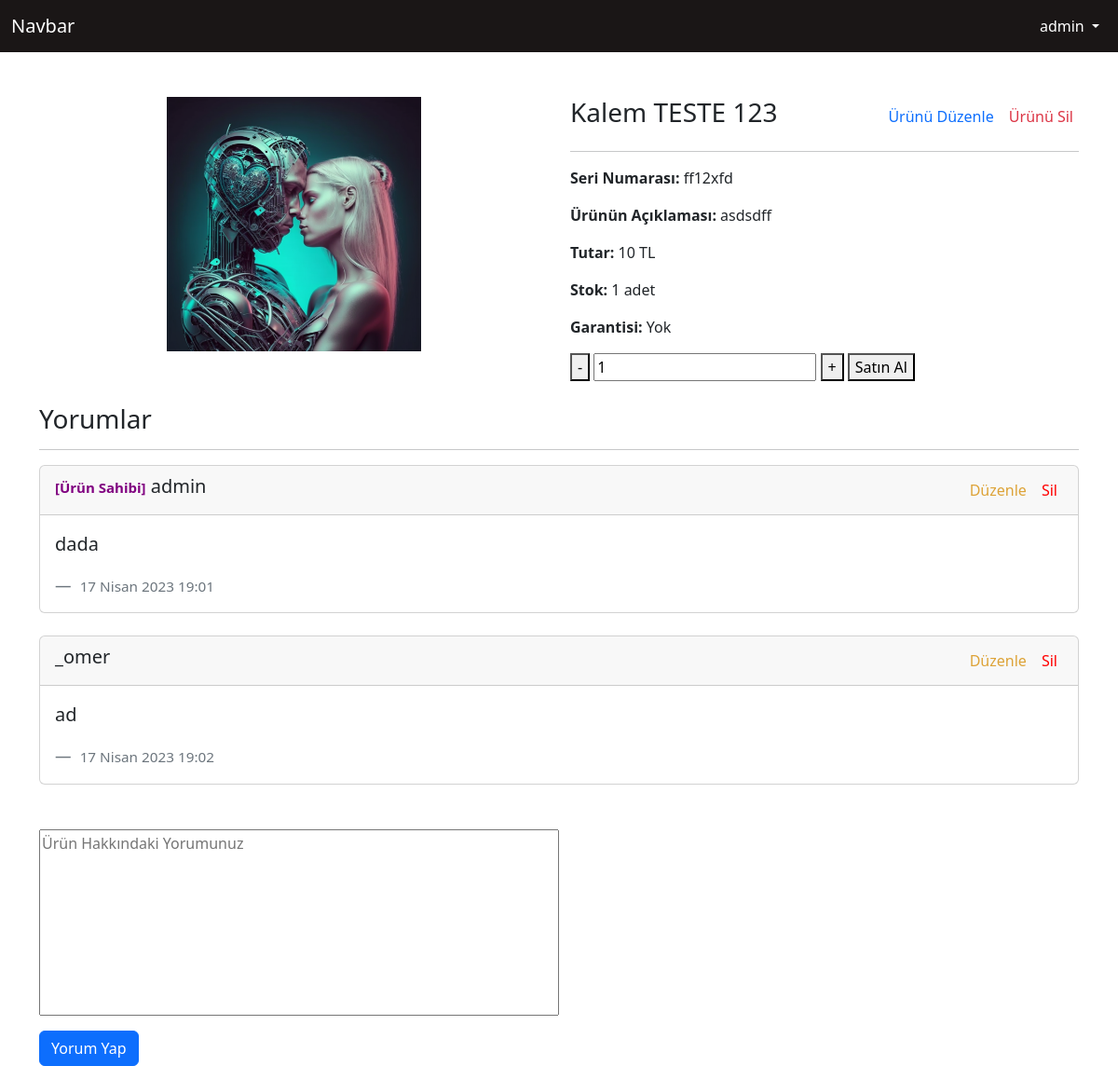
Screenshot of /urun/12 (signed in) with the database file from the repository.
### urunApp/models.py (models this page shows, shortened)
class Urun(models.Model):
    satici = models.ForeignKey(User, verbose_name=("Ürünü Satan"), on_delete=models.CASCADE, default=1)
    ad = models.CharField(("Ürünün adı"), max_length=50)
    urunDetayi = models.TextField(verbose_name="Ürün hakkında açıklama", max_length=200)
    eklenmeTarihi = models.DateTimeField(auto_now_add=True)
    fiat = models.CharField(("Ürünün Fiatı"), default="Ücret Belirtilmedi", max_length=6, help_text="Ürünün ücretidir")
    seriNo = models.CharField(("Ürünün Seri Numarası"), max_length=7, null=True, blank=True)
    urunResmi = models.FileField(("Ürünün Resmi"), upload_to="uploads", max_length=100, null=True, blank=True)
    stokAdet = models.PositiveIntegerField(("Stoktaki Adet Sayısı"), default=1)
    garanti = models.BooleanField(("Garanti"), default=False)
    def seriNumarasiKontrol(self):
        if self.seriNo:
            return self.seriNo
        else:
            return "Kayıt Edilmemiş"
    def garantiKontrol(self):
        if self.garanti:
            return "Var"
        else:
            return "Yok"
    def stokKontrol(self):
        if self.stokAdet > 0:
            return "{miktar} adet".format(miktar=self.stokAdet)
        elif self.stokAdet == 0:
            return "Tükendi"
    def resimKontrol(self):
        if self.urunResmi:
            return self.urunResmi
        else:
            return "static/public/noimg.jpg"

class Yorum(models.Model):
    product = models.ForeignKey(Urun, verbose_name=("Ürün"), on_delete=models.CASCADE, related_name="yorumlar", default="")
    yazar =  models.ForeignKey(User, verbose_name=("Yazar"), on_delete=models.CASCADE)
    mesaj = models.TextField(("Mesaj"), max_length=350)
    olusturuldu = models.DateTimeField(auto_now_add=True)

### urunApp/views.py (the view)
# urls.py: path('urun/<urunId>', detail_page, name="urun-detay-sayfasi"),
def detail_page(request, urunId):
    context = {}
    try:
          urun = Urun.objects.get(id=urunId) # bulursa object aksi taktirde güzel bir hata
          context['data'] = urun
          hasCard = UserCreditCard.objects.filter(user=request.user).first()
          if hasCard:
              context['hasCard'] = True
          else:
              context['hasCard'] = False
          if request.user.is_superuser:
              context['admin'] = True
          if request.user.id == urun.satici.id:
              context['urunSahibi'] = True
    except:
       return redirect('404')
    return render(request, 'detail_product.html', context)

### urunApp/templates/detail_product.html (shortened to what this page needs)
{% extends "base.html" %}
{% block site-icerigi %}
<div class="container mt-5">
    <div class="row">
        <div class="col-12">
            <div class="row">
                <div class="col-lg-6">
                    <div class="product-showcase">
                        <img src="/{{data.resimKontrol}}" alt="{{data.ad}}">
                    </div>
                </div>
                <div class="col-lg-6">
                <div class="d-flex align-items-center">
                    <h3 style="margin-right: auto;">{{data.ad}}</h3>
                    {% if admin or urunSahibi %}
                    <div class="product-options">
                        <a href="{% url 'urun-duzenle' data.id %}">Ürünü Düzenle</a>
                        <a class="text-danger product-delete" href="{% url 'delete-product' data.id %}">Ürünü Sil</a>
                    </div>
                 {% endif %}
                </div>
                <hr>
                <p> <b>Seri Numarası:</b> {{data.seriNumarasiKontrol}}</p>
                <p> <b>Ürünün Açıklaması: </b> {{data.urunDetayi}}</p>
                <p> <b>Tutar:</b> {{data.fiat}} TL</p>
                <p> <b>Stok:</b> {{data.stokKontrol}}</p>
                <p> <b>Garantisi:</b> {{data.garantiKontrol}} </p>
                <button id="eksilt">-</button>
                <input id="sayac" type="number">
                <button id="arttir">+</button>
                <button data-bs-toggle="modal" data-bs-target="#exampleModal">Satın Al</button>
                </div>
            </div>
        </div>
    </div>
    <div class="mt-4">
        <h3>Yorumlar</h3>
        <hr>
        {% for yorum in data.yorumlar.all %}
        <div class="card mb-4">
            <div class="card-header">
             <div class="d-flex align-items-center">
                {% if yorum.yazar.id == data.satici.id %}
                <h5> <span id="product-owner">[Ürün Sahibi]</span> {{yorum.yazar}} </h5>
                {% else %}
                <h5> {{yorum.yazar}} </h5>
                {% endif %}
                {% if request.user.id == yorum.yazar.id or admin %}
                <div class="card-options">
                    <a class="edit" href="{% url 'yorum-duzenle' yorum.product.id yorum.id  %}">Düzenle</a>
                    <a class="delete" href="{% url 'yorum-sil' yorum.product.id yorum.id %}">Sil</a>
                </div>
                {% endif %}
             </div>
            </div>
            <div class="card-body">
              <blockquote class="blockquote mb-0">
                {{yorum.mesaj|linebreaks}}
                <footer class="blockquote-footer mt-2"> <small>{{yorum.olusturuldu}}</small>  </footer>
              </blockquote>
            </div>
          </div>
        {% endfor %}
        {% if request.user.is_authenticated %}
        <div class="mt-5" style="width: 50%;">
            <form action="{% url 'yorum-yap' data.id %}" method="post">
                <textarea placeholder="Ürün Hakkındaki Yorumunuz" name="message"></textarea>
                <div class="mt-3">
                    <button class="btn btn-primary" type="submit">Yorum Yap</button>
                </div>
            </form>
        </div>
        {% else %}
        <div class="text-center">
            <p>Yorum yapmak için lütfen <a href="{% url 'user-login' %}"> giriş yapınız </a>  </p>
        </div>
        {% endif %}
    </div>
</div>
{% endblock site-icerigi %}

### urunApp/templates/base.html (shortened to what this page needs)
{% load static %}
<!DOCTYPE html>
<html lang="en">
<head>
    <link href="https://cdn.jsdelivr.net/npm/bootstrap@5.3.0-alpha2/dist/css/bootstrap.min.css" rel="stylesheet">
    <link rel="stylesheet" href="{% static 'style/style.css' %}">
</head>
<body>
    {% include "partials/_nav.html" %}
    {% block site-icerigi %}
    {% endblock site-icerigi %}
</body>
</html>

### urunApp/templates/partials/_nav.html (shortened to what this page needs)
<nav class="navbar navbar-expand-lg" id="site-navbar">
    <div class="container-fluid">
      <a class="navbar-brand" href="{% url 'anasayfa' %}">Navbar</a>
      <div class="collapse navbar-collapse" id="navbarSupportedContent">
        <ul class="navbar-nav ms-auto mb-2 mb-lg-0">
          {% if request.user.is_authenticated  %}
          <li class="nav-item dropdown">
            <a class="nav-link dropdown-toggle" href="#" role="button" data-bs-toggle="dropdown" aria-expanded="false">
              {{request.user.username}}
            </a>
          </li>
          {% else %}
          <li class="nav-item"> <a class="nav-link" href="{% url 'user-login' %}">Giriş Yap</a> </li>
          {% endif %}
        </ul>
      </div>
    </div>
  </nav>

### urunApp/static/style/style.css (style rules this page uses)
#site-navbar { background-color: rgb(26, 22, 22); color: white; }
#site-navbar * { color: inherit; }
form input, textarea, label { width: 100%; display: block; margin-bottom: 8px; }
form textarea { resize: none; min-height: 200px; }
.d-flex h5 { margin-right: auto; }
.card-options a { display: inline-block; text-decoration: none; padding: 6px; }
.edit { color: rgb(221, 163, 55); }
.delete { color: red; }

### urunApp/templates/detail_product.html (style rules this page uses)
.product-options a { text-decoration: none; display: inline-block; padding: 6px; }
.product-showcase { width: 50%; margin: auto; }
#product-owner { font-size: 15px; color: purple; font-weight: bold; }
.product-showcase img { width: 100%; }

### rows the page displays
Urun: resimKontrol (picture), ad "Kalem TESTE 123", seriNumarasiKontrol "ff12xfd", urunDetayi "asdsdff", fiat "10", stokKontrol "1 adet", garantiKontrol "Yok"
Yorum: yazar "admin", shows "Düzenle", mesaj "dada", olusturuldu "17 Nisan 2023 19:01"
Yorum: yazar "_omer", shows "Düzenle", mesaj "ad", olusturuldu "17 Nisan 2023 19:02"

### other values shown
{{ request.user.username }} "admin"
